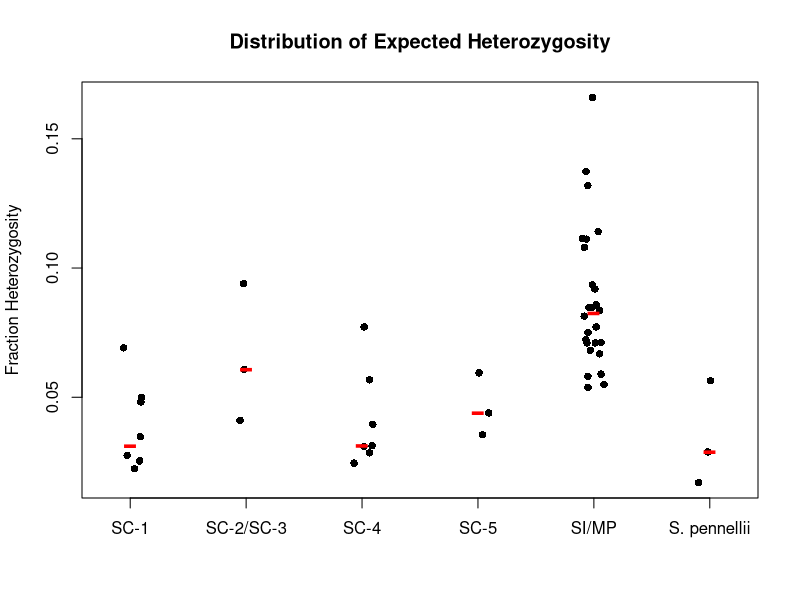
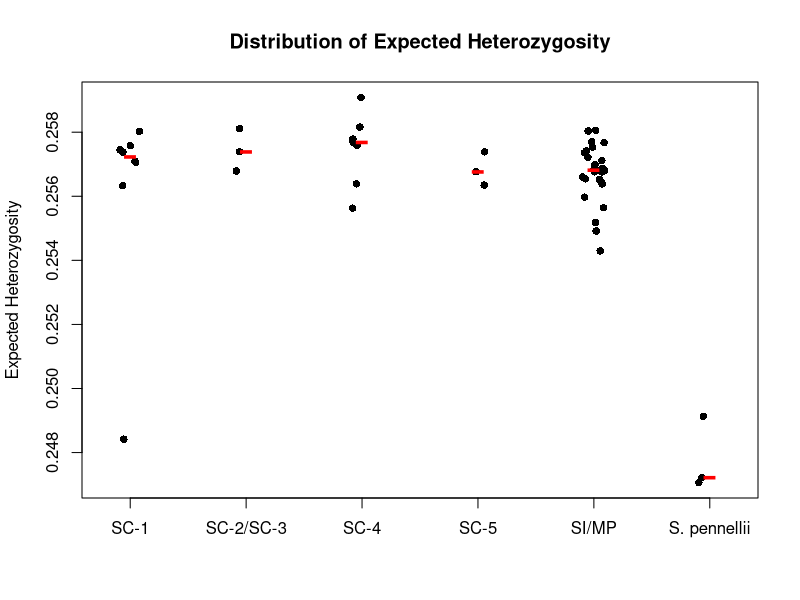
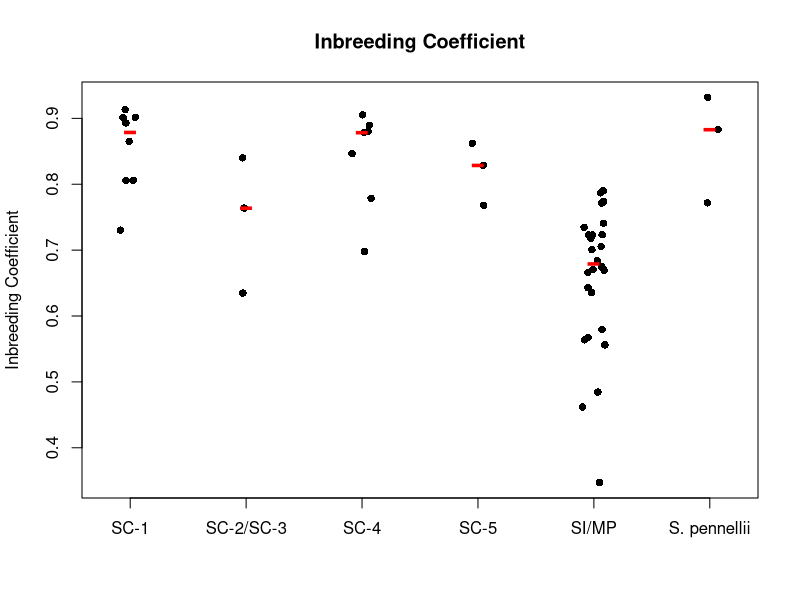

Here is the R script that generated these plots, in order: (Note: this script raises an error after producing the figures.)
#use this script to generate strip plots for heterozygosity values

mydata <- read.csv("out_new.het.csv",header=TRUE)

pdf(file="Heterozygosity_final_plots.pdf",8,5)
stripchart(Obs_Het~Final_update, data=mydata, vertical=TRUE, main="Distribution of Expected Heterozygosity", ylab="Fraction Heterozygosity", group.names=c("SC-1", "SC-2/SC-3", "SC-4", "SC-5", "SI/MP","S. pennellii"), method="jitter",pch=16)
medians <- tapply(mydata$Obs_Het, mydata$Final_update, median)
points(medians, pch="-", cex=3, col="red")
dev.off()

pdf(file="Expected_Heterozygosity_final_plots.pdf",8,5)
stripchart(Exp_Het~Final_update, data=mydata, vertical=TRUE, main="Distribution of Expected Heterozygosity", ylab="Expected Heterozygosity", group.names=c("SC-1", "SC-2/SC-3", "SC-4", "SC-5", "SI/MP","S. pennellii"), method="jitter",pch=16)
medians <- tapply(mydata$Exp_Het, mydata$Final_update, median)
points(medians, pch="-", cex=3, col="red")
dev.off()

pdf(file="Inbreeding_coefficients_plots.pdf",8,5)
stripchart(F~Final_update, data=mydata, vertical=TRUE, main="Inbreeding Coefficient", ylab="Inbreeding Coefficient", group.names=c("SC-1", "SC-2/SC-3", "SC-4", "SC-5", "SI/MP","S. pennellii"), method="jitter",pch=16)
medians <- tapply(mydata$F, mydata$Final_update, median)
points(medians, pch="-", cex=3, col="red")
dev.off()


pdf(file="Missing.pdf",7,5)
stripchart(FMISS~Pop, data=mydata, vertical=TRUE, main="Distribution of Missing Data", ylab="Fraction Missing", group.names=c("1","2","3","4","5","6","7","Sp"), method="jitter",pch=16)
dev.off()

pdf(file="Depth.pdf",7,5)
stripchart(Mean_depth~Pop, data=mydata, vertical=TRUE, main="Distribution of Mean Depth", ylab="Mean Depth", group.names=c("1","2","3","4","5","6","7","Sp"), method="jitter",pch=16)
dev.off()
